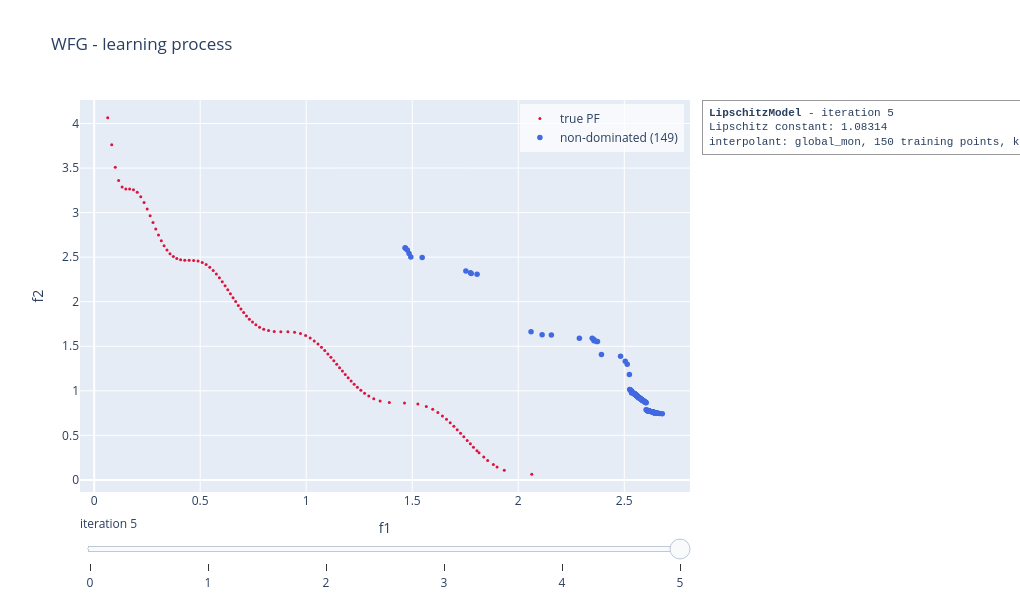

Notebook cell for this chart:
### Code cell
slip_model.visualise("learning", show = False)

### Figure 1 — Plotly figure (JSON) as saved in the notebook; plotly's stock layout.template omitted (floating-point values rounded to 4 significant figures; data arrays with more than 128 entries replaced by an {"elided": "..."} marker saying what was removed)
{"data": [{"marker": {"color": "crimson", "size": 3}, "mode": "markers", "name": "true PF", "type": "scatter", "x": [0.06395, 0.08281, 0.09943, 0.1154, 0.1318, 0.1492, 0.1672, 0.1854, 0.203, 0.2197, 0.2354, 0.25, 0.264, 0.2775, 0.2906, 0.3035, 0.3166, 0.3298, 0.3435, 0.3578, 0.3732, 0.3897, 0.4077, 0.4272, 0.448, 0.4691, 0.4899, 0.5097, 0.5281, 0.5452, 0.5612, 0.5762, 0.5906, 0.6042, 0.6173, 0.6301, 0.6427, 0.655, 0.6674, 0.6797, 0.6922, 0.7051, 0.7183, 0.7321, 0.7468, 0.7626, 0.78, 0.7997, 0.8224, 0.8492, 0.8803, 0.9136, 0.9452, 0.9731, 0.9973, 1.019, 1.038, 1.056, 1.072, 1.088, 1.102, 1.117, 1.13, 1.144, 1.157, 1.171, 1.184, 1.198, 1.212, 1.226, 1.241, 1.258, 1.275, 1.295, 1.319, 1.349, 1.392, 1.464, 1.527, 1.567, 1.597, 1.621, 1.642, 1.662, 1.679, 1.696, 1.712, 1.728, 1.743, 1.759, 1.774, 1.789, 1.805, 1.815, 1.837, 1.856, 1.883, 1.9, 1.934, 2.064], "y": [4.064, 3.763, 3.508, 3.359, 3.288, 3.266, 3.264, 3.256, 3.228, 3.179, 3.115, 3.042, 2.965, 2.889, 2.816, 2.748, 2.685, 2.629, 2.58, 2.539, 2.506, 2.484, 2.47, 2.465, 2.464, 2.463, 2.456, 2.441, 2.418, 2.387, 2.351, 2.312, 2.269, 2.225, 2.18, 2.135, 2.09, 2.045, 2.001, 1.959, 1.917, 1.878, 1.84, 1.804, 1.771, 1.741, 1.714, 1.692, 1.676, 1.666, 1.664, 1.663, 1.657, 1.642, 1.62, 1.592, 1.56, 1.525, 1.489, 1.452, 1.414, 1.375, 1.337, 1.298, 1.26, 1.222, 1.184, 1.147, 1.111, 1.075, 1.04, 1.006, 0.9728, 0.9411, 0.9119, 0.8861, 0.8678, 0.8638, 0.8517, 0.825, 0.7919, 0.7561, 0.7184, 0.6801, 0.6416, 0.6017, 0.5628, 0.5229, 0.4841, 0.4429, 0.4043, 0.3675, 0.3279, 0.3048, 0.2555, 0.2186, 0.1715, 0.1458, 0.1068, 0.06395]}, {"marker": {"color": "royalblue", "size": 5.5}, "mode": "markers", "name": "non-dominated (149)", "type": "scatter", "x": {"elided": "149 float values"}, "y": {"elided": "149 float values"}}], "layout": {"annotations": [{"align": "left", "bgcolor": "rgba(255,255,255,0.85)", "bordercolor": "#999999", "borderpad": 6, "borderwidth": 1, "font": {"family": "Courier New, monospace", "size": 11}, "showarrow": false, "text": "<b>LipschitzModel</b> - iteration 5<br>Lipschitz constant: 1.08314<br>interpolant: global_mon, 150 training points, knn 2", "x": 1.02, "xanchor": "left", "xref": "paper", "y": 1, "yanchor": "top", "yref": "paper"}], "height": 600, "legend": {"bgcolor": "rgba(255,255,255,0.7)", "x": 0.99, "xanchor": "right", "y": 0.99, "yanchor": "top"}, "margin": {"r": 330}, "showlegend": true, "sliders": [{"active": 5, "currentvalue": {"prefix": "iteration "}, "steps": [{"args": [["0"], {"frame": {"redraw": true}, "mode": "immediate"}], "label": "0", "method": "animate"}, {"args": [["1"], {"frame": {"redraw": true}, "mode": "immediate"}], "label": "1", "method": "animate"}, {"args": [["2"], {"frame": {"redraw": true}, "mode": "immediate"}], "label": "2", "method": "animate"}, {"args": [["3"], {"frame": {"redraw": true}, "mode": "immediate"}], "label": "3", "method": "animate"}, {"args": [["4"], {"frame": {"redraw": true}, "mode": "immediate"}], "label": "4", "method": "animate"}, {"args": [["5"], {"frame": {"redraw": true}, "mode": "immediate"}], "label": "5", "method": "animate"}]}], "title": {"text": "WFG - learning process"}, "width": 1020, "xaxis": {"range": [-0.06682, 2.81], "title": {"text": "f1"}}, "yaxis": {"range": [-0.136, 4.264], "title": {"text": "f2"}}}}
